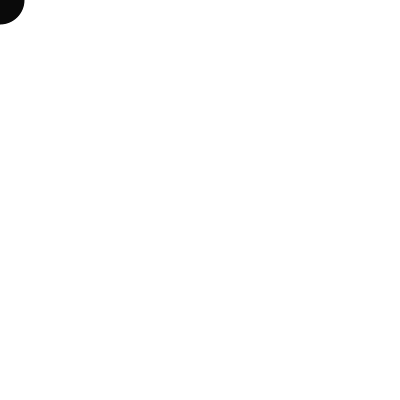
Frame 1 (no input)
Frame 60 (the mouse pressed at the canvas centre just before this capture): identical to frame 1, image omitted
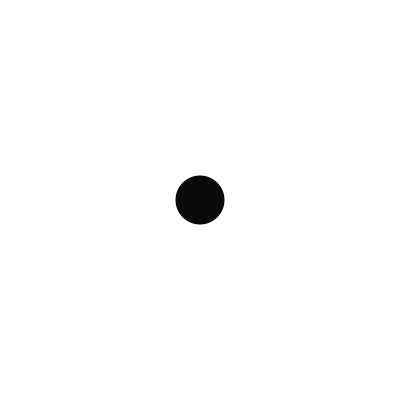
Frame 120 (the mouse held since frame 60 and released just before this capture)

The Processing sketch that drew these frames (run headless with seeded random() and noise(); from frame 60 on, the mouse is pressed at the canvas centre):

// Processing sketch: MouseTrails
// ── MouseTrails.pde
Snake trail = new Snake();

void setup() {
  size(400, 400);
}

void draw() {
  background(255);
  trail.display();
}

// ── Snake.pde
class Snake {
  int[] xPos = new int[50];
  int[] yPos = new int[50];

  Snake() {
    for (int i = 0; i < xPos.length; i++) {
      xPos[i] = 0;
      yPos[i] = 0;
    }
  }

  void display() {
    for (int i = 0; i < xPos.length - 1; i++) {
      xPos[i] = xPos[i + 1];
      yPos[i] = yPos[i + 1];
    }
    xPos[xPos.length - 1] = mouseX;
    yPos[yPos.length - 1] = mouseY;

    for (int i = 0; i < xPos.length; i++) {
      noStroke();
      fill (255 - i * 5);
      ellipse(xPos[i], yPos[i], i, i);
    }
  }
}
